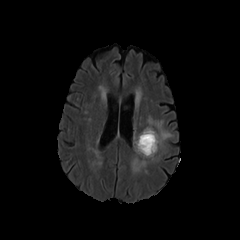
#> input picture examples/data/example_img.png, 240 x 240 px
$ python gpssi_example.py
#> lines starting #> are read from the running program, lines starting #| are printed output that depends on the picture; after the words box and inside, x2 and y2 are one past the last pixel; in counts of white or black regions, pixels touching at a corner belong together; pictures that were not available may be replaced by others from this repository, and a replacement may not be noted
import matplotlib.pyplot as plt
import numpy as np
from PIL import Image

import gpssi


def main():
    np_img, np_seg = load_data('data/example_img.png', 'data/example_seg.png')
#> in load_data, `np_seg = np.asarray(Image.open(seg_path)).astype(np.uint8) // 255`:
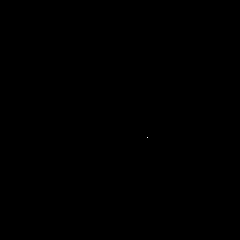
#> np_seg: shape (240, 240); values 0 (black) and 1 (white), 0% white in thin lines or dots, all inside (x1, y1, x2, y2) = (147, 137, 148, 138)
    np_img, np_seg = np_img[110:180, 100:180], np_seg[110:180, 100:180]
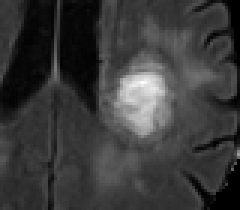
#> np_img: shape (70, 80) float32 (shown 3 times larger); min 0, max 255, mean 58
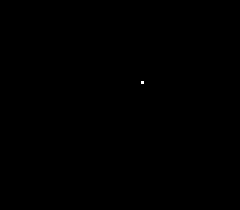
#> np_seg: shape (70, 80) (shown 3 times larger); values 0 (black) and 1 (white), 0.02% white in thin lines or dots, all inside (x1, y1, x2, y2) = (47, 27, 48, 28)

#> (the run stopped early here; a loop or call above may not have finished)
